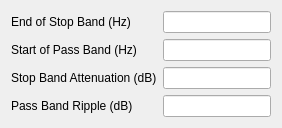
         <widget class="QWidget" name="firhpfPage">
          <layout class="QFormLayout" name="formLayout_3">
           <property name="fieldGrowthPolicy">
            <enum>QFormLayout::AllNonFixedFieldsGrow</enum>
           </property>
           <item row="0" column="0">
            <widget class="QLabel" name="endofHpfStopBandLabel">
             <property name="text">
              <string>End of Stop Band (Hz)</string>
             </property>
            </widget>
           </item>
           <item row="0" column="1">
            <widget class="QLineEdit" name="endofHpfStopBandEdit"/>
           </item>
           <item row="1" column="0">
            <widget class="QLabel" name="startofHpfPassBandLabel">
             <property name="text">
              <string>Start of Pass Band (Hz)</string>
             </property>
            </widget>
           </item>
           <item row="1" column="1">
            <widget class="QLineEdit" name="startofHpfPassBandEdit"/>
           </item>
           <item row="2" column="0">
            <widget class="QLabel" name="hpfStopBandAttenLabel">
             <property name="text">
              <string>Stop Band Attenuation (dB)</string>
             </property>
            </widget>
           </item>
           <item row="2" column="1">
            <widget class="QLineEdit" name="hpfStopBandAttenEdit"/>
           </item>
           <item row="3" column="0">
            <widget class="QLabel" name="hpfPassBandRippleLabel">
             <property name="text">
              <string>Pass Band Ripple (dB)</string>
             </property>
            </widget>
           </item>
           <item row="3" column="1">
            <widget class="QLineEdit" name="hpfPassBandRippleEdit"/>
           </item>
          </layout>
         </widget>
